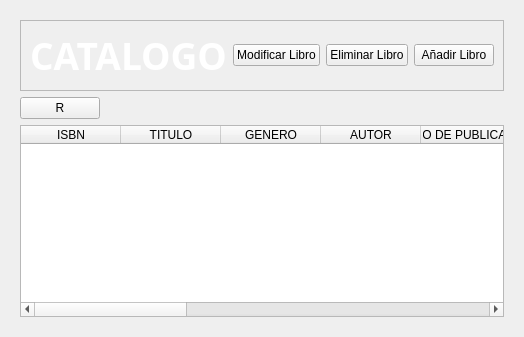
            <widget class="QWidget" name="catalogoP">
             <layout class="QVBoxLayout" name="verticalLayout_13">
              <item>
               <widget class="QWidget" name="widget_4" native="true">
                <layout class="QVBoxLayout" name="verticalLayout_14">
                 <item>
                  <widget class="QFrame" name="frame_5">
                   <property name="frameShape">
                    <enum>QFrame::StyledPanel</enum>
                   </property>
                   <property name="frameShadow">
                    <enum>QFrame::Raised</enum>
                   </property>
                   <layout class="QHBoxLayout" name="horizontalLayout_6">
                    <item>
                     <widget class="QLabelThemed" name="label_5">
                      <property name="font">
                       <font>
                        <family>Century Gothic</family>
                        <pointsize>28</pointsize>
                        <bold>true</bold>
                       </font>
                      </property>
                      <property name="styleSheet">
                       <string notr="true">color: rgb(255, 255, 255);</string>
                      </property>
                      <property name="text">
                       <string>CATALOGO</string>
                      </property>
                      <property name="alignment">
                       <set>Qt::AlignCenter</set>
                      </property>
                     </widget>
                    </item>
                    <item>
                     <widget class="QPushButtonThemed" name="modificar_libro">
                      <property name="text">
                       <string>Modificar Libro</string>
                      </property>
                     </widget>
                    </item>
                    <item>
                     <widget class="QPushButtonThemed" name="eliminar_libro">
                      <property name="text">
                       <string>Eliminar Libro</string>
                      </property>
                     </widget>
                    </item>
                    <item alignment="Qt::AlignRight">
                     <widget class="QPushButtonThemed" name="showFormC">
                      <property name="text">
                       <string>Añadir Libro</string>
                      </property>
                     </widget>
                    </item>
                   </layout>
                  </widget>
                 </item>
                 <item alignment="Qt::AlignLeft">
                  <widget class="QPushButtonThemed" name="refresh_catalogo">
                   <property name="text">
                    <string>R</string>
                   </property>
                  </widget>
                 </item>
                 <item>
                  <widget class="QTableWidget" name="tableWidget_2">
                   <column>
                    <property name="text">
                     <string>ISBN</string>
                    </property>
                   </column>
                   <column>
                    <property name="text">
                     <string>TITULO</string>
                    </property>
                   </column>
                   <column>
                    <property name="text">
                     <string>GENERO</string>
                    </property>
                   </column>
                   <column>
                    <property name="text">
                     <string>AUTOR</string>
                    </property>
                   </column>
                   <column>
                    <property name="text">
                     <string>AÑO DE PUBLICACIÓN</string>
                    </property>
                   </column>
                   <column>
                    <property name="text">
                     <string>DISPONIBLE</string>
                    </property>
                   </column>
                   <column>
                    <property name="text">
                     <string>FORMATO</string>
                    </property>
                   </column>
                   <column>
                    <property name="text">
                     <string>COPIAS</string>
                    </property>
                   </column>
                   <column>
                    <property name="text">
                     <string>IDIOMA</string>
                    </property>
                   </column>
                   <column>
                    <property name="text">
                     <string>RESUMEN</string>
                    </property>
                   </column>
                   <column>
                    <property name="text">
                     <string>UBICACIÓN/PASILLO</string>
                    </property>
                   </column>
                   <column>
                    <property name="text">
                     <string>ESTADO</string>
                    </property>
                   </column>
                  </widget>
                 </item>
                </layout>
               </widget>
              </item>
             </layout>
            </widget>
